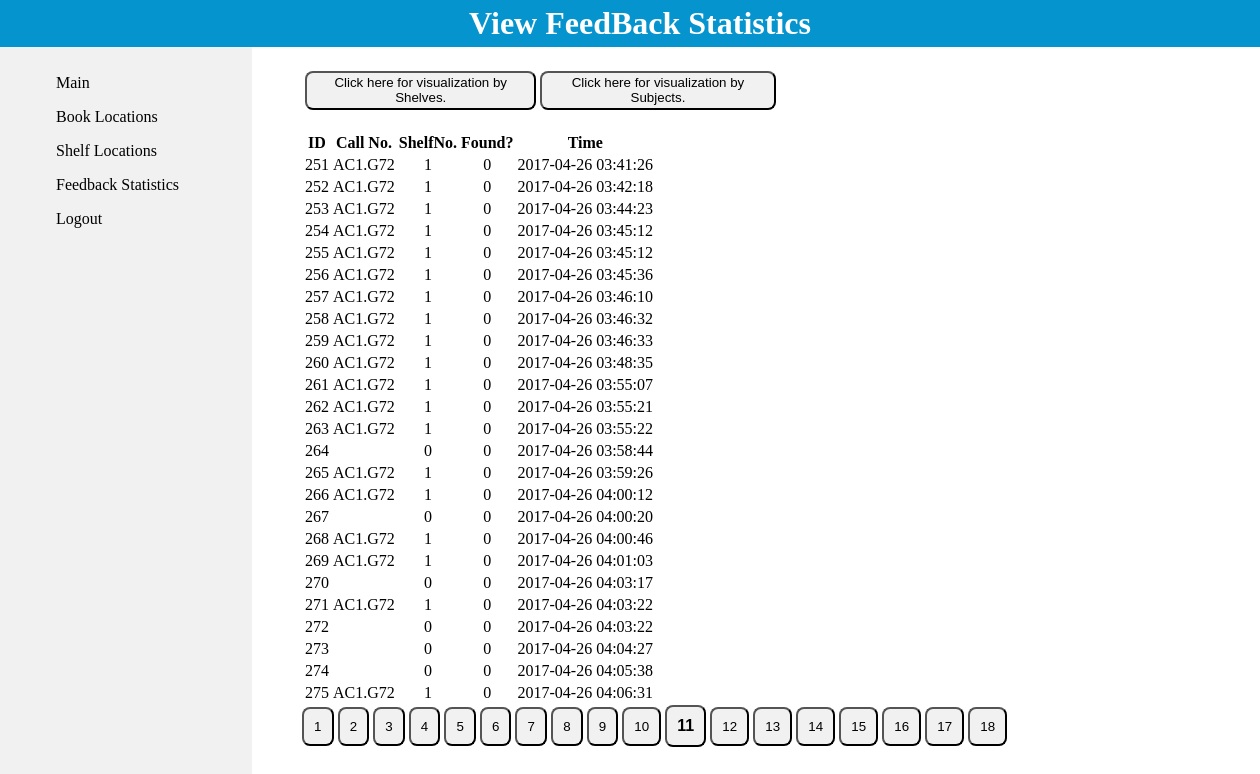
The page /Admin/Feedback/feedback.php?page=11 on the database its author committed.
### tables this page shows
CREATE TABLE `FeedBack` (
  `ID` int(10) NOT NULL AUTO_INCREMENT,
  `CallNo` char(30) NOT NULL,
  `ShelfNo` int(10) NOT NULL,
  `Subject` varchar(50) NOT NULL,
  `Found` int(1) NOT NULL,
  `Time` datetime NOT NULL,
  PRIMARY KEY (`ID`)
);

### Admin/Feedback/feedback.php (the view, shortened to what this page needs)
<!DOCTYPE html>
<html lang = "en">
	<head>
		<link rel="stylesheet" type="text/css" href="../Admin.css">
	</head>
	<body>
		<div id = "wrapper">
			<div id = "header-div">
				<h1> View FeedBack Statistics</h1>
			</div>
			<div id = "nav-div">
				<ul>
					<li><a href = "../adminPanel.html">Main</a></li>
					<li><a href = "../Book Locations/bookLocations.php">Book Locations</a></li>
					<li><a href = "../Shelf Locations/shelfLocations.php">Shelf Locations</a></li>
					<li><a href = "feedback.php">Feedback Statistics</a></li>
					<li><a href = "../../index.html">Logout</a></li>
				</ul>
			</div>
			<div id = "main">
            <br>
			<table >
				<tr>
				<th>
				   <button type = "button" onClick = "window.location.href = 'shelf_graphs.php';"> Click here for visualization by Shelves.</button>
				</th>
				<th>
				    <button type = "button"  onClick = "window.location.href = 'subject_graphs.php';"> Click here for visualization by Subjects.</button>
				</th>
				</tr>
			</table>
			<br>
	<?php
		include ("../connect.php");
		$results_per_page = 25;
		$datatable = "FeedBack";
		if (isset($_GET["page"])) {
			$page  = $_GET["page"];
			} else {
				$page=1;
			};
         $start_from = ($page-1) * $results_per_page;
		 $sql = "SELECT * FROM " . $datatable . " ORDER BY ID LIMIT $start_from, " .$results_per_page;
	   if ($data = $conn->query($sql))
		{
			if ($data->num_rows > 0)
			{
				echo "<table><tr><th>ID</th><th>Call No.</th><th>ShelfNo.</th><th>Found?</th><th>Time</th>";
				while ($row = $data->fetch_object())
				{
					echo "<tr><td>" . $row->ID . "</td>";
					echo "<td>" . $row->CallNo . "</td>";
					echo "<td>" . $row->ShelfNo . "</td>";
					echo "<td>" . $row->Found . "</td>";
					echo "<td>" . $row->Time . "</td>";
				}
			}
			else
			{
				echo "The database is curently empty!";
			}
			echo "</table>";
		}
		$sql2 = "SELECT COUNT(ID) AS total FROM ".$datatable;
		$result = mysqli_query($conn,$sql2);
		$row = mysqli_fetch_assoc($result);
		$total_pages = ceil($row["total"] / $results_per_page);
		for ($i=1; $i<=$total_pages; $i++) {
					$href = '"feedback.php?page='.$i.'"';
					echo "<button type='button' style='display:inline;' onclick='window.location.href=".$href."'";
					if ($i==$page) echo " class='curPage' ";
					echo ">".$i."</button> ";
		};
	?>
		</div>
	</div>
</body>
</html>

### Admin/Admin.css (style rules this page uses)
body,html { margin:0; }
#wrapper { width: 100%; margin: 0 auto; }
#header-div { padding: 5px 10px; background-color: #0694CF; position: fixed; width: 100%; z-index: 10; }
#header-div h1 { margin: 0; text-align: center; color: white; z-index: 10; }
#nav-div { background-color: #F1F1F1; float: left; width: 20%; position: fixed; height: 100%; z-index: 9; }
#nav-div ul { position: fixed; top: 50px; list-style-type: none; }
#nav-div li a { display: block; color: black; text-decoration: none; padding: 8px 16px; text-align: left; }
#main { float: right; width: 80%; margin-top: 50px; margin-right: -50px; }
table { text-align: center; }
#main button { border-radius: 8px; background-color: #f1f1f1; color: black; padding: 1%; cursor: pointer; display: block; }
.curPage { font-weight:bold; font-size:16px; color: #0694CF; }

### rows shown on the page
feedback: ID "251", CallNo "AC1.G72", ShelfNo "1", Found "0", Time "2017-04-26 03:41:26"
feedback: ID "252", CallNo "AC1.G72", ShelfNo "1", Found "0", Time "2017-04-26 03:42:18"
feedback: ID "253", CallNo "AC1.G72", ShelfNo "1", Found "0", Time "2017-04-26 03:44:23"
feedback: ID "254", CallNo "AC1.G72", ShelfNo "1", Found "0", Time "2017-04-26 03:45:12"
feedback: ID "255", CallNo "AC1.G72", ShelfNo "1", Found "0", Time "2017-04-26 03:45:12"
feedback: ID "256", CallNo "AC1.G72", ShelfNo "1", Found "0", Time "2017-04-26 03:45:36"
feedback: ID "257", CallNo "AC1.G72", ShelfNo "1", Found "0", Time "2017-04-26 03:46:10"
feedback: ID "258", CallNo "AC1.G72", ShelfNo "1", Found "0", Time "2017-04-26 03:46:32"
feedback: ID "259", CallNo "AC1.G72", ShelfNo "1", Found "0", Time "2017-04-26 03:46:33"
feedback: ID "260", CallNo "AC1.G72", ShelfNo "1", Found "0", Time "2017-04-26 03:48:35"
feedback: ID "261", CallNo "AC1.G72", ShelfNo "1", Found "0", Time "2017-04-26 03:55:07"
feedback: ID "262", CallNo "AC1.G72", ShelfNo "1", Found "0", Time "2017-04-26 03:55:21"
feedback: ID "263", CallNo "AC1.G72", ShelfNo "1", Found "0", Time "2017-04-26 03:55:22"
feedback: ID "264", ShelfNo "0", Found "0", Time "2017-04-26 03:58:44"
feedback: ID "265", CallNo "AC1.G72", ShelfNo "1", Found "0", Time "2017-04-26 03:59:26"
feedback: ID "266", CallNo "AC1.G72", ShelfNo "1", Found "0", Time "2017-04-26 04:00:12"
feedback: ID "267", ShelfNo "0", Found "0", Time "2017-04-26 04:00:20"
feedback: ID "268", CallNo "AC1.G72", ShelfNo "1", Found "0", Time "2017-04-26 04:00:46"
feedback: ID "269", CallNo "AC1.G72", ShelfNo "1", Found "0", Time "2017-04-26 04:01:03"
feedback: ID "270", ShelfNo "0", Found "0", Time "2017-04-26 04:03:17"
feedback: ID "271", CallNo "AC1.G72", ShelfNo "1", Found "0", Time "2017-04-26 04:03:22"
feedback: ID "272", ShelfNo "0", Found "0", Time "2017-04-26 04:03:22"
feedback: ID "273", ShelfNo "0", Found "0", Time "2017-04-26 04:04:27"
feedback: ID "274", ShelfNo "0", Found "0", Time "2017-04-26 04:05:38"
feedback: ID "275", CallNo "AC1.G72", ShelfNo "1", Found "0", Time "2017-04-26 04:06:31"
